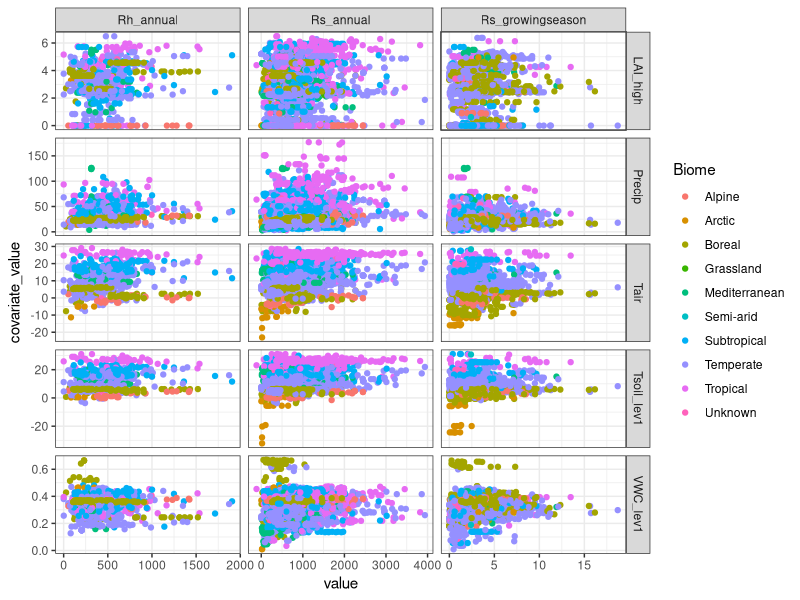
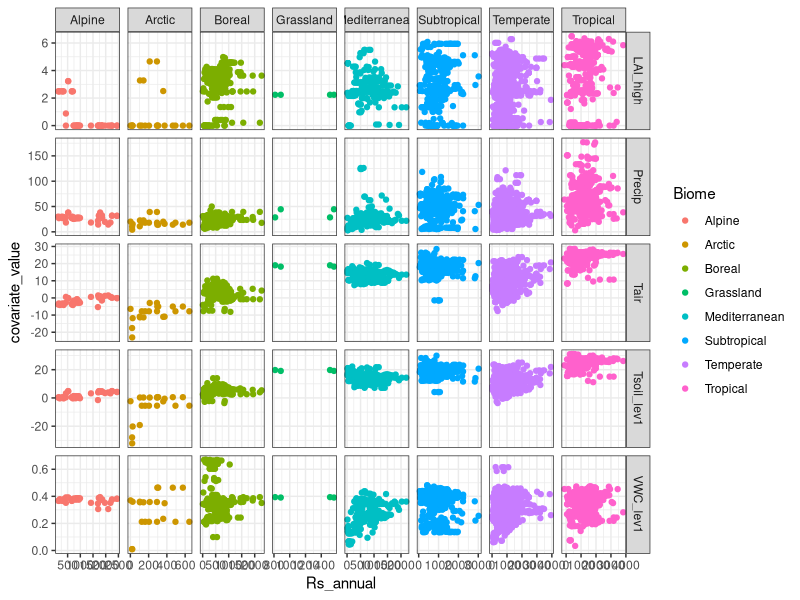
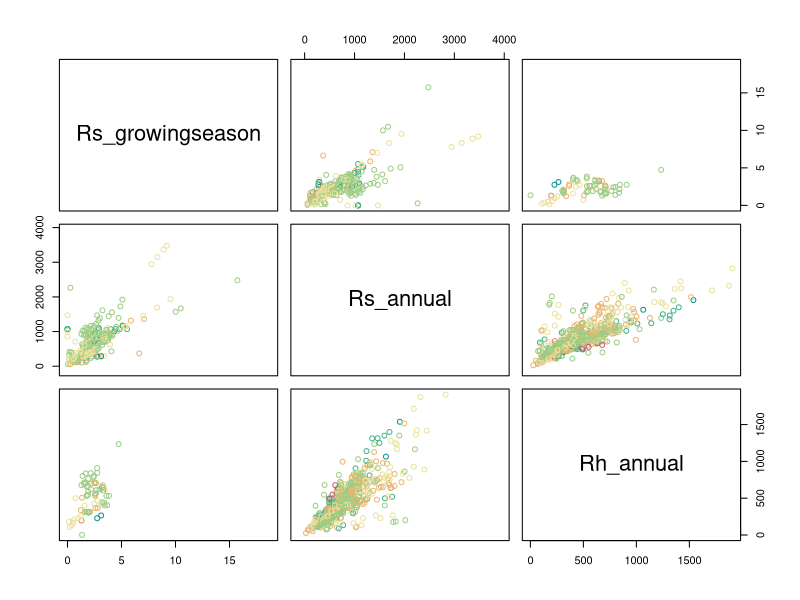

Write R code to recreate these figures, in order.
## ---- chunk 1
#| include: false

library(dplyr)
library(tidyr)
library(ggplot2)
theme_set(theme_bw())
library(readr)
library(lubridate)
## ---- chunk 2
#| fig-width: 10
#| fig-height: 10

dat <- read_csv("srdb_joined_data.csv", show_col_types = FALSE)

message(nrow(dat), " rows of data")

dat %>% 
    filter(is.na(Rs_growingseason) | Rs_growingseason < 20) %>% 
    filter(is.na(Rs_annual) | Rs_annual < 4000) %>% 
    filter(is.na(Rh_annual) | Rh_annual < 2000) %>% 
    replace_na(list(Biome = "Unknown")) ->
    dat_filtered

dat_filtered %>% 
    select(Biome, Ecosystem_type, Rs_annual, Rh_annual, Rs_growingseason,
           Tair, Tsoil_lev1, VWC_lev1, Precip, LAI_high) %>% 
    pivot_longer(Tair:LAI_high, names_to = "covariate_name", values_to = "covariate_value") %>% 
    pivot_longer(Rs_annual:Rs_growingseason) %>% 
    ggplot(aes(value, covariate_value, color = Biome)) + 
        facet_grid(covariate_name ~ name, scales = "free") +
        geom_point(na.rm = TRUE)

dat_filtered %>% 
    filter(!Biome == "Semi-arid", !Biome == "Unknown") %>% 
    select(Biome, Ecosystem_type, Rs_annual, 
           Tair, Tsoil_lev1, VWC_lev1, Precip, LAI_high) %>% 
    pivot_longer(Tair:LAI_high, names_to = "covariate_name", values_to = "covariate_value") %>% 
    ggplot(aes(Rs_annual, covariate_value, color = Biome)) + 
        facet_grid(covariate_name ~ Biome, scales = "free") +
        geom_point(na.rm = TRUE)
 
stn <- as.factor(dat_filtered$Soil_type_number)
nst <- length(unique(stn))
dat_filtered %>% 
    select(Rs_growingseason, Rs_annual, Rh_annual) %>% 
    pairs(col = hcl.colors(nst, "Temps")[stn])

# Groups



## ---- chunk 3

# Identify observations not in a drought but WERE in a drought
# PBE = potential Birch effect
dat_filtered %>% 
    mutate(PBE = SPEI12 > -1 & SPEI12_y1 <= -1) ->
    dat_pbe

m <- lm(Rs_annual ~ Tair + Tsoil_lev1 + Tsoil_lev2 + VWC_lev1 + I(VWC_lev1 ^ 2) + VWC_lev2 ^ 2 + I(VWC_lev2 ^ 2) + PBE, data = dat_pbe)
summary(m)

library(car)
car::Anova(m, type = "III")
## ---- chunk 4
#| echo: false

sessionInfo()
